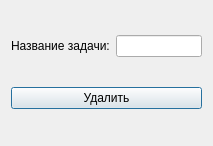
<?xml version="1.0" encoding="UTF-8"?>
<ui version="4.0">
 <class>Edit</class>
 <widget class="QDialog" name="Edit">
  <property name="geometry">
   <rect>
    <x>0</x>
    <y>0</y>
    <width>213</width>
    <height>146</height>
   </rect>
  </property>
  <property name="windowTitle">
   <string>Dialog</string>
  </property>
  <property name="styleSheet">
   <string notr="true"/>
  </property>
  <layout class="QVBoxLayout" name="verticalLayout">
   <item>
    <layout class="QHBoxLayout" name="horizontalLayout">
     <item>
      <widget class="QLabel" name="label">
       <property name="styleSheet">
        <string notr="true"/>
       </property>
       <property name="text">
        <string>Название задачи:</string>
       </property>
      </widget>
     </item>
     <item>
      <widget class="QLineEdit" name="lineEdit">
       <property name="styleSheet">
        <string notr="true"/>
       </property>
      </widget>
     </item>
    </layout>
   </item>
   <item>
    <widget class="QPushButton" name="pushButton">
     <property name="styleSheet">
      <string notr="true"/>
     </property>
     <property name="text">
      <string>Удалить</string>
     </property>
    </widget>
   </item>
  </layout>
 </widget>
 <resources/>
 <connections/>
</ui>
